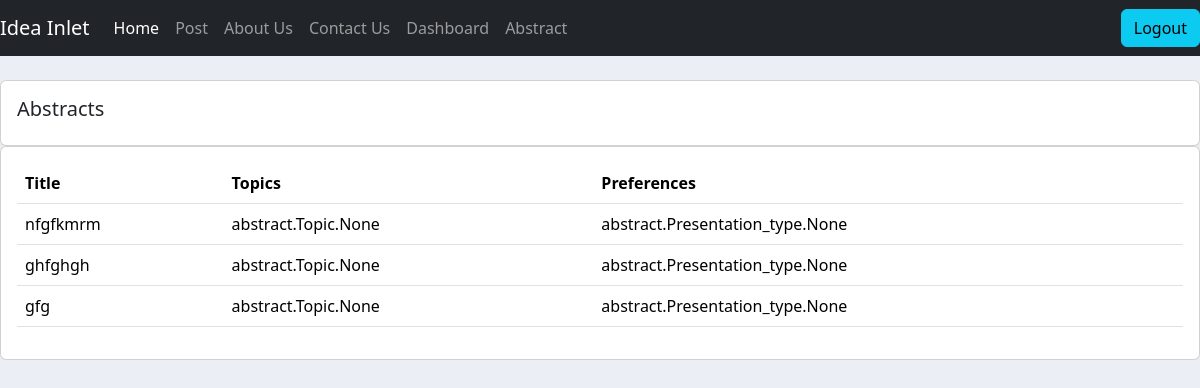
Page /abstract/ (signed in) on the earlier database version.
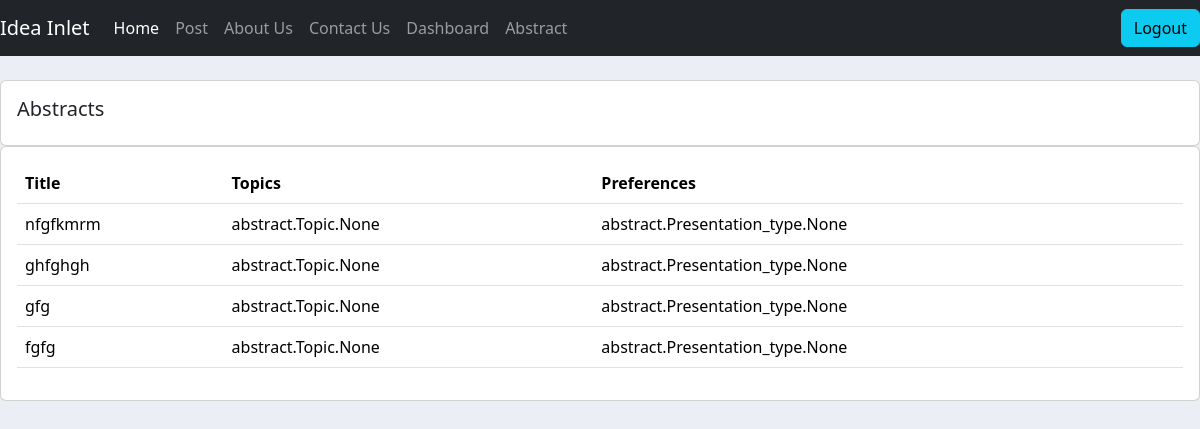
Same page on the later database version.
### abstract/models.py (models this page shows, shortened)
class Abstract(models.Model):
    STATUS = (
        ("Pending", "Pending"),
        ("Under Review", "Under Review"),
        ("Accepted", "Accepted"),
        ("Rejected.", "Rejected"),
    )
    title = models.CharField(max_length=200, null=True)
    abstract_body = models.TextField(max_length=600, null=True)
    keywords = models.CharField(max_length=300, null=True)
    author_name = models.CharField(max_length=200, null=True)
    author_email = models.EmailField(max_length=200, null=True)
    author_affiliation = models.CharField(max_length=200, null=True)
    presenter_name = models.CharField(max_length=200, null=True)
    presenter_email = models.EmailField(max_length=200, null=True)
    date_created = models.DateField(auto_now_add=True, null=True)
    date_updated = models.DateField(auto_now=True, null=True)
    upload = models.FileField(upload_to="uploads/%Y/%m/%d/", blank=True)
    status = models.CharField(max_length=50, choices=STATUS, default='Pending')
    topics = models.ManyToManyField(Topic)
    presentation_preference = models.ManyToManyField(Presentation_type)
    event = models.ForeignKey(Event, null=True, on_delete=models.SET_NULL)
    author = models.ForeignKey(Author, null=True, on_delete=models.SET_NULL)
    editors = models.ManyToManyField(Group, related_name='assigned_abstracts', blank=True)

### abstract/decorators.py (the view)
        def wrapper_func(request, *args, **kwargs):
            group = None
            if request.user.groups.exists():
                group = request.user.groups.all()[0].name
            if group in allowed_roles:
                return  view_func(request, *args, **kwargs)
            else:
                return render(request, 'abstract/authorize.html')

### abstract/views.py (called while the page is built)
@login_required(login_url='login')
@allowed_users(allowed_roles=['editor', 'reviewer'])
def abstract(request):
    abstracts = Abstract.objects.all()
    context = {'abstracts': abstracts}
    return render(request, 'abstract/abstract.html', context)

### abstract/templates/abstract/abstract.html
{%  extends 'abstract/main.html' %}
{% block content %}
		<br>
		<div class="row">
			<div class="col-md">
				<div class="card card-body">
					<h5>Abstracts</h5>
				</div>
				<div class="card card-body">
					<table class="table">
						<tr>
							<th>Title</th>
							<th>Topics</th>
							<th>Preferences</th>
						</tr>
						{% for abstract in abstracts %}
							<tr>
								<td>{{ abstract.title }}</td>
								<td>{{ abstract.topics }}</td>
								<td>{{ abstract.presentation_preference }}</td>
							</tr>
						{% endfor %}
					</table>
				</div>
			</div>
		</div>
{% endblock content %}

Differences in the rows shown:
added Abstract: title "fgfg", topics "abstract.Topic.None", presentation_preference "abstract.Presentation_type.None"
